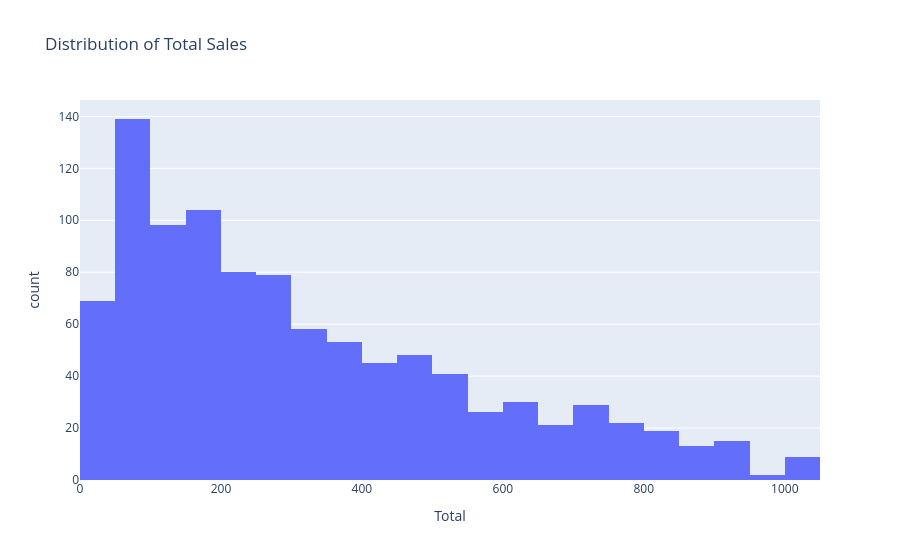

Notebook source saved alongside this figure:
### Markdown cell above
#### What is the distribution of total sales?

### Code cell
px.histogram(data_frame=df, x='Total', title='Distribution of Total Sales')

### Figure 1 — Plotly figure (JSON) as saved in the notebook; plotly's stock layout.template omitted (floating-point values rounded to 4 significant figures; data arrays with more than 128 entries replaced by an {"elided": "..."} marker saying what was removed)
{"data": [{"bingroup": "x", "hovertemplate": "Total=%{x}<br>count=%{y}<extra></extra>", "legendgroup": "", "marker": {"color": "#636efa", "pattern": {"shape": ""}}, "name": "", "orientation": "v", "showlegend": false, "type": "histogram", "x": {"elided": "1000 float values"}, "xaxis": "x", "yaxis": "y"}], "layout": {"barmode": "relative", "legend": {"tracegroupgap": 0}, "title": {"text": "Distribution of Total Sales"}, "xaxis": {"anchor": "y", "domain": [0, 1], "title": {"text": "Total"}}, "yaxis": {"anchor": "x", "domain": [0, 1], "title": {"text": "count"}}}}
